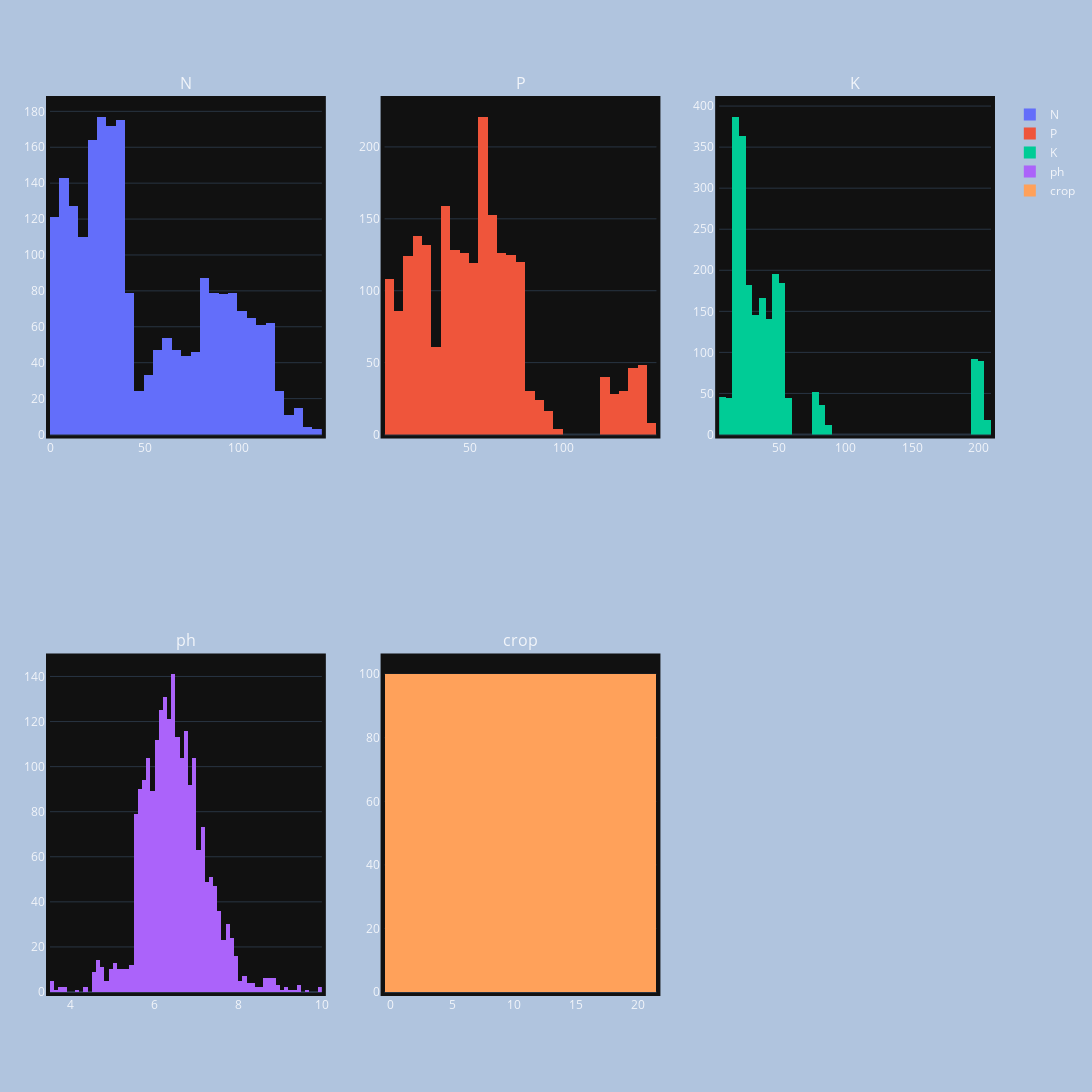

Here is the notebook cell this chart was saved with:
### Code cell
make_histograms(crops_encoded, 3)

### Figure 1 — Plotly figure (JSON) as saved in the notebook; plotly's stock layout.template omitted (floating-point values rounded to 4 significant figures; data arrays with more than 128 entries replaced by an {"elided": "..."} marker saying what was removed)
{"data": [{"name": "N", "x": {"elided": "2200 int values"}, "type": "histogram", "xaxis": "x", "yaxis": "y"}, {"name": "P", "x": {"elided": "2200 int values"}, "type": "histogram", "xaxis": "x2", "yaxis": "y2"}, {"name": "K", "x": {"elided": "2200 int values"}, "type": "histogram", "xaxis": "x3", "yaxis": "y3"}, {"name": "ph", "x": {"elided": "2200 float values"}, "type": "histogram", "xaxis": "x4", "yaxis": "y4"}, {"name": "crop", "x": {"elided": "2200 int values"}, "type": "histogram", "xaxis": "x5", "yaxis": "y5"}], "layout": {"xaxis": {"anchor": "y", "domain": [0.0, 0.2889]}, "yaxis": {"anchor": "x", "domain": [0.625, 1.0]}, "xaxis2": {"anchor": "y2", "domain": [0.3556, 0.6444]}, "yaxis2": {"anchor": "x2", "domain": [0.625, 1.0]}, "xaxis3": {"anchor": "y3", "domain": [0.7111, 1.0]}, "yaxis3": {"anchor": "x3", "domain": [0.625, 1.0]}, "xaxis4": {"anchor": "y4", "domain": [0.0, 0.2889]}, "yaxis4": {"anchor": "x4", "domain": [0.0, 0.375]}, "xaxis5": {"anchor": "y5", "domain": [0.3556, 0.6444]}, "yaxis5": {"anchor": "x5", "domain": [0.0, 0.375]}, "xaxis6": {"anchor": "y6", "domain": [0.7111, 1.0]}, "yaxis6": {"anchor": "x6", "domain": [0.0, 0.375]}, "annotations": [{"font": {"size": 16}, "showarrow": false, "text": "N", "x": 0.1444, "xanchor": "center", "xref": "paper", "y": 1.005, "yanchor": "bottom", "yref": "paper"}, {"font": {"size": 16}, "showarrow": false, "text": "P", "x": 0.5, "xanchor": "center", "xref": "paper", "y": 1.005, "yanchor": "bottom", "yref": "paper"}, {"font": {"size": 16}, "showarrow": false, "text": "K", "x": 0.8556, "xanchor": "center", "xref": "paper", "y": 1.005, "yanchor": "bottom", "yref": "paper"}, {"font": {"size": 16}, "showarrow": false, "text": "ph", "x": 0.1444, "xanchor": "center", "xref": "paper", "y": 0.38, "yanchor": "bottom", "yref": "paper"}, {"font": {"size": 16}, "showarrow": false, "text": "crop", "x": 0.5, "xanchor": "center", "xref": "paper", "y": 0.38, "yanchor": "bottom", "yref": "paper"}], "margin": {"l": 50, "r": 50, "b": 100, "t": 100, "pad": 4}, "autosize": false, "width": 1200, "height": 2000, "paper_bgcolor": "LightSteelBlue"}}
